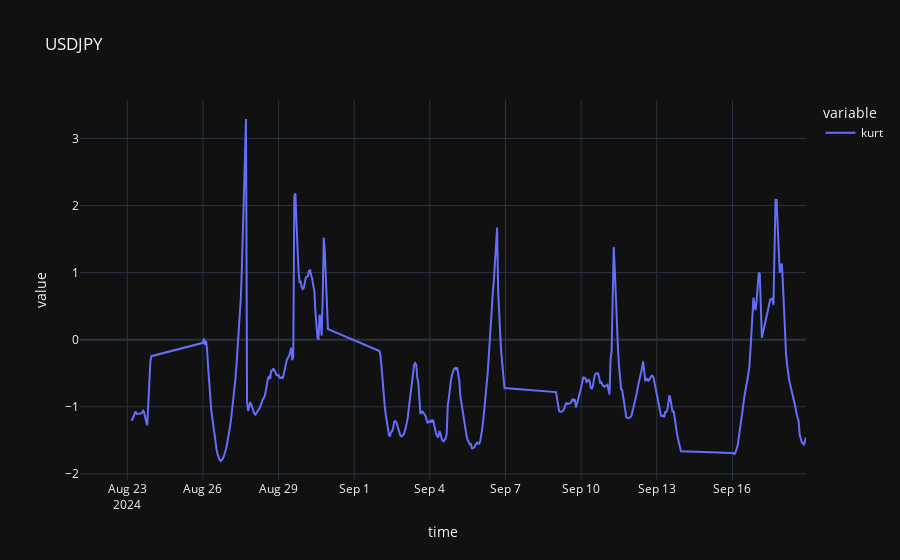
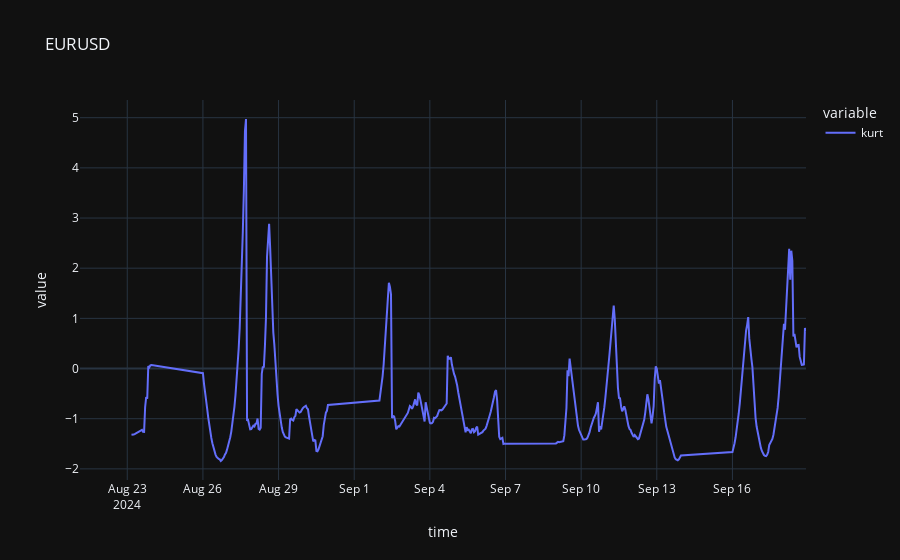
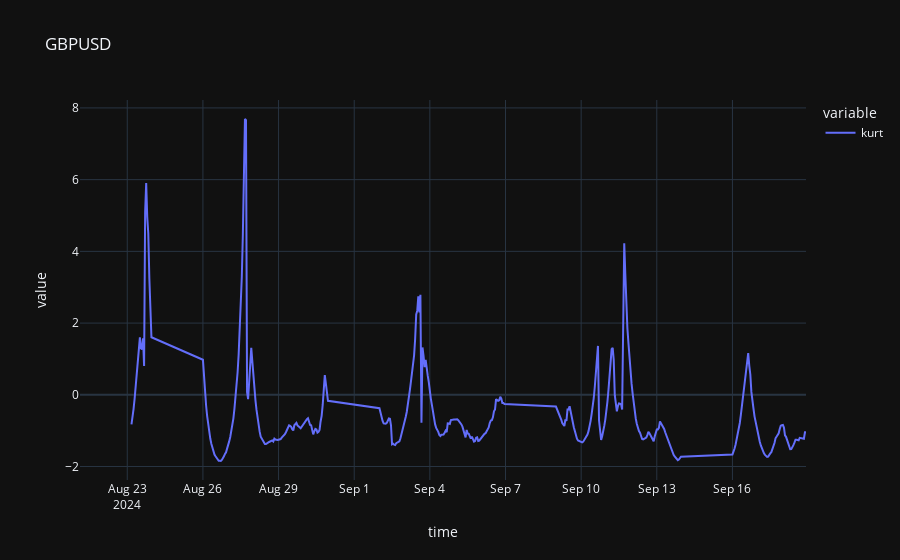
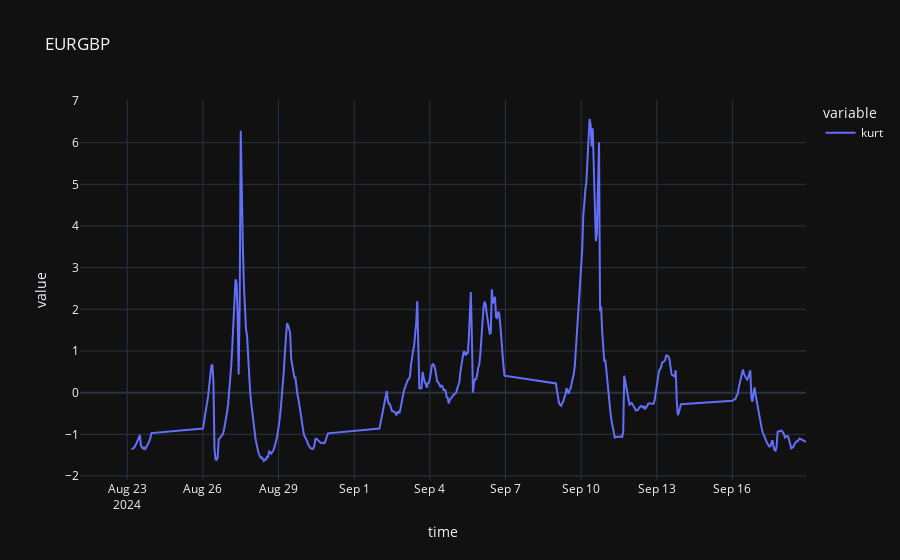

The notebook cell saved with these charts, in order:
### Code cell
for symbol, df in mtd.data.items():
    df['kurt'] = df['close'].rolling(window=WINDOW_FACTOR).kurt()
    plot_plotly(df, symbol, ['kurt'])

### Figure 1 — Plotly figure (JSON) as saved in the notebook; plotly's stock layout.template omitted (floating-point values rounded to 4 significant figures; data arrays with more than 128 entries replaced by an {"elided": "..."} marker saying what was removed)
{"data": [{"hovertemplate": "variable=kurt<br>time=%{x}<br>value=%{y}<extra></extra>", "legendgroup": "kurt", "line": {"color": "#636efa", "dash": "solid"}, "marker": {"symbol": "circle"}, "mode": "lines", "name": "kurt", "orientation": "v", "showlegend": true, "type": "scatter", "x": {"elided": "500 str values"}, "xaxis": "x", "y": {"elided": "500 float values"}, "yaxis": "y"}], "layout": {"legend": {"title": {"text": "variable"}, "tracegroupgap": 0}, "title": {"text": "USDJPY"}, "xaxis": {"anchor": "y", "domain": [0, 1], "title": {"text": "time"}}, "yaxis": {"anchor": "x", "domain": [0, 1], "title": {"text": "value"}}}}

### Figure 2 — Plotly figure (JSON) as saved in the notebook; plotly's stock layout.template omitted (floating-point values rounded to 4 significant figures; data arrays with more than 128 entries replaced by an {"elided": "..."} marker saying what was removed)
{"data": [{"hovertemplate": "variable=kurt<br>time=%{x}<br>value=%{y}<extra></extra>", "legendgroup": "kurt", "line": {"color": "#636efa", "dash": "solid"}, "marker": {"symbol": "circle"}, "mode": "lines", "name": "kurt", "orientation": "v", "showlegend": true, "type": "scatter", "x": {"elided": "500 str values"}, "xaxis": "x", "y": {"elided": "500 float values"}, "yaxis": "y"}], "layout": {"legend": {"title": {"text": "variable"}, "tracegroupgap": 0}, "title": {"text": "EURUSD"}, "xaxis": {"anchor": "y", "domain": [0, 1], "title": {"text": "time"}}, "yaxis": {"anchor": "x", "domain": [0, 1], "title": {"text": "value"}}}}

### Figure 3 — Plotly figure (JSON) as saved in the notebook; plotly's stock layout.template omitted (floating-point values rounded to 4 significant figures; data arrays with more than 128 entries replaced by an {"elided": "..."} marker saying what was removed)
{"data": [{"hovertemplate": "variable=kurt<br>time=%{x}<br>value=%{y}<extra></extra>", "legendgroup": "kurt", "line": {"color": "#636efa", "dash": "solid"}, "marker": {"symbol": "circle"}, "mode": "lines", "name": "kurt", "orientation": "v", "showlegend": true, "type": "scatter", "x": {"elided": "500 str values"}, "xaxis": "x", "y": {"elided": "500 float values"}, "yaxis": "y"}], "layout": {"legend": {"title": {"text": "variable"}, "tracegroupgap": 0}, "title": {"text": "GBPUSD"}, "xaxis": {"anchor": "y", "domain": [0, 1], "title": {"text": "time"}}, "yaxis": {"anchor": "x", "domain": [0, 1], "title": {"text": "value"}}}}

### Figure 4 — Plotly figure (JSON) as saved in the notebook; plotly's stock layout.template omitted (floating-point values rounded to 4 significant figures; data arrays with more than 128 entries replaced by an {"elided": "..."} marker saying what was removed)
{"data": [{"hovertemplate": "variable=kurt<br>time=%{x}<br>value=%{y}<extra></extra>", "legendgroup": "kurt", "line": {"color": "#636efa", "dash": "solid"}, "marker": {"symbol": "circle"}, "mode": "lines", "name": "kurt", "orientation": "v", "showlegend": true, "type": "scatter", "x": {"elided": "500 str values"}, "xaxis": "x", "y": {"elided": "500 float values"}, "yaxis": "y"}], "layout": {"legend": {"title": {"text": "variable"}, "tracegroupgap": 0}, "title": {"text": "EURGBP"}, "xaxis": {"anchor": "y", "domain": [0, 1], "title": {"text": "time"}}, "yaxis": {"anchor": "x", "domain": [0, 1], "title": {"text": "value"}}}}
